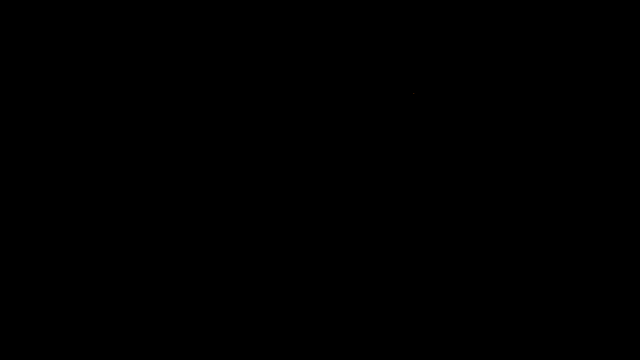
Frame 1 (no input)
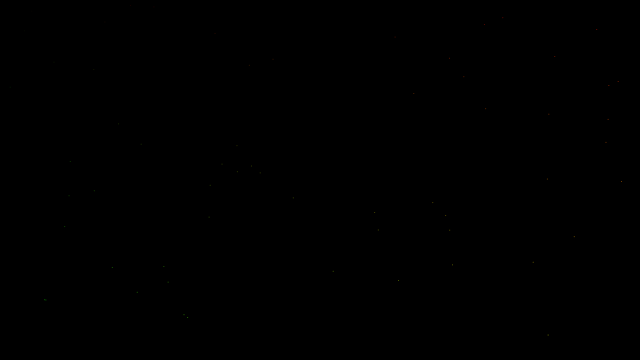
Frame 60 (the mouse pressed at the canvas centre just before this capture)
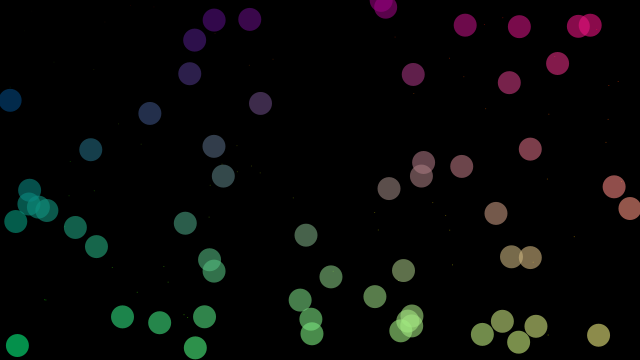
Frame 120 (the mouse held since frame 60 and released just before this capture)

The Processing sketch that drew these frames (run headless with seeded random() and noise(); from frame 60 on, the mouse is pressed at the canvas centre):

// Processing sketch: art
// ── art.pde
float x, y, r, g, b, size;

void setup() {
  size(640, 360);
  background(0);
}

void draw() {
  x = random(width);
  y = random(height);
  noStroke();
  r = map(x, 0, width, 0, 255);
  g = map(y, 0, height, 0, 255);
  b = map(mouseX, 0, width, 0, 255);
  size = map(mouseY, 0, height, 1, 45);
  fill(r, g, b, 150);
  ellipse(x, y, size, size);
  if (keyPressed) {
    background(0);
  }
}
